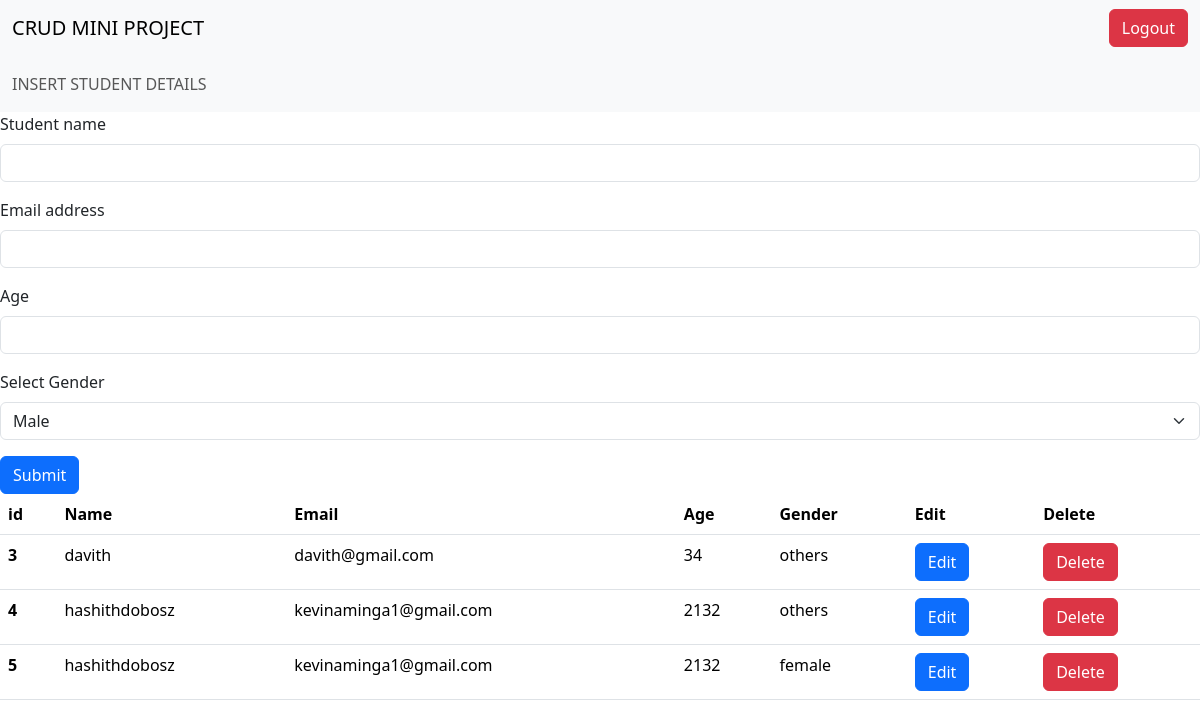
The app's page / (signed in) with its own data.
### app/models.py (models this page shows, shortened)
class Student(models.Model):
   name=models.CharField(max_length=100)
   email=models.EmailField(max_length=254)
   age=models.IntegerField()
   gender=models.CharField(max_length=10)

### app/views.py (the view)
# urls.py: path('',views.index,name="index"),
@login_required
def index(request):
     data= Student.objects.all()
     context={"data":data}
     return render(request,"index.html",context)

### templates/index.html (shortened to what this page needs)
<!doctype html>
<html lang="en">
  <head>
    <link href="https://cdn.jsdelivr.net/npm/bootstrap@5.3.3/dist/css/bootstrap.min.css" rel="stylesheet">
  </head>
  <body>
    <nav class="navbar bg-body-tertiary">
        <div class="container-fluid">
          <a class="navbar-brand">CRUD MINI PROJECT</a>
          <td><a type="button"  href="{% url 'logout' %}"class="btn btn-danger">Logout</a></td>
      </nav>
      <nav class="navbar bg-body-tertiary">
        <div class="container-fluid">
          <span class="navbar-text">
            INSERT STUDENT DETAILS
          </span>
        </div>
      </nav>
      <form action="/insert" method="POST">
        <div class="mb-3">
          <label for="exampleInputEmail1" class="form-label">Student name </label>
          <input type="text" class="form-control" name='name' id="exampleInputEmail1" aria-describedby="emailHelp" required >
        </div>
        <div class="mb-3">
            <label for="exampleInputEmail1" class="form-label">Email address</label>
            <input type="email" class="form-control" id="exampleInputEmail1" name="email" aria-describedby="emailHelp" required >
          </div>
          <div class="mb-3">
            <label for="exampleInputEmail1" class="form-label">Age</label>
            <input type="number" class="form-control" id="exampleInputEmail1" name="age" aria-describedby="emailHelp" required >
          </div>
          <div class="mb-3">
            <label for="disabledSelect" class="form-label">Select Gender</label>
            <select id="disabledSelect" class="form-select" name="gender" required>
              <option>Male</option>
            </select>
          </div>
        <button type="submit" class="btn btn-primary">Submit</button>
      </form>
      <table class="table">
        <thead>
          <tr>
            <th scope="col">id</th>
            <th scope="col">Name</th>
            <th scope="col">Email</th>
            <th scope="col">Age</th>
            <th scope="col">Gender</th>
            <th scope="col">Edit</th>
            <th scope="col">Delete</th>
          </tr>
        </thead>
        <tbody>
            {% for d in data %}
          <tr>
            <th scope="row">{{d.id}}</th>
            <td>{{d.name}}</td>
            <td>{{d.email}}</td>
            <td>{{d.age}}</td>
            <td>{{d.gender}}</td>
            <td><a type="button"  href="/update/{{d.id}}"class="btn btn-primary">Edit</a></td>
            <td><a type="button" href="/delete/{{d.id}}" class="btn btn-danger">Delete</a></td>
          </tr>
          {% endfor %}
        </tbody>
      </table>
  </body>
</html>

### records on screen
Student: id "3", name "davith", email "davith@gmail.com", age "34", gender "others"
Student: id "4", name "hashithdobosz", email "kevinaminga1@gmail.com", age "2132", gender "others"
Student: id "5", name "hashithdobosz", email "kevinaminga1@gmail.com", age "2132", gender "female"
